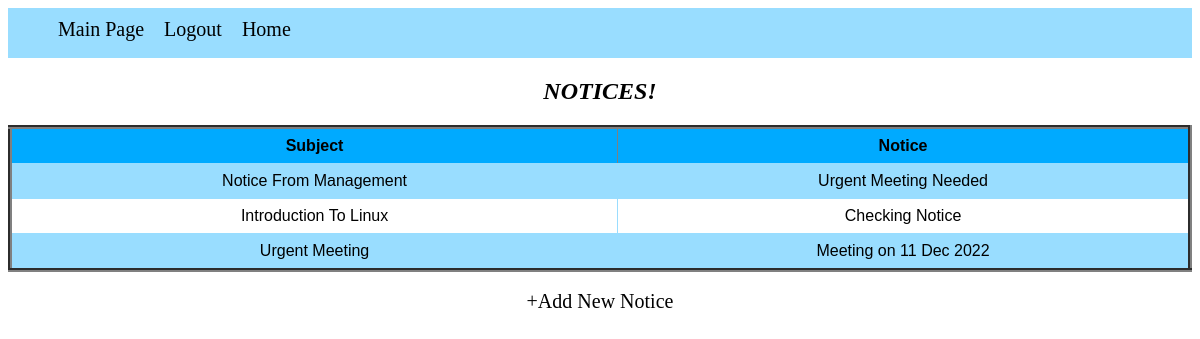
The page /Management/View/CheckNotice.php (signed in) on the database its author committed.
### tables this page shows
CREATE TABLE `notice` (
  `Id` int(100) NOT NULL,
  `Title` varchar(200) NOT NULL,
  `Body` varchar(500) NOT NULL
);

### Management/Model/db.php (called while the page is built, shortened)
<?php
class db{
function ShowNotice($conn)
 {
$result = $conn->query("SELECT * FROM  Notice");
return $result;
 }
}

### Management/View/CheckNotice.php (the view, shortened to what this page needs)
<?php
include("header.php");
?>
<html>
<head>
    <link rel="stylesheet" href="../asset/css/design3.css">
</head>
<body>
        <center>
            <h2><b><i> NOTICES! </i></b></h2>
            <table border="4", width = "60%">
            <tr>
                <th>Subject</th>
                <th>Notice</th>
            </tr>
            <?php
                include("../Model/db.php");
                $connection = new db();
                $conobj=$connection->OpenCon();
                $userQuery=$connection->ShowNotice($conobj);
                if ($userQuery->num_rows > 0) {
                    while($row = $userQuery->fetch_assoc()) {
                        echo "<tr>";
                        echo "<td>".$row["Title"]."</td>";
                        echo "<td>".$row["Body"]."</td>";
                        echo "</tr>";
                  }
                }
                ?>
		</table>
        <br>
        <a href="Notice.php">+Add New Notice</a>
        </center>
</body>
</html>

### Doctor/Asset/CSS/Design3.css (style rules this page uses)
a { text-decoration:none; color:black; }
table { width: 100%; }

### Management/View/header.php (style rules this page uses)
a { text-decoration:none; font-size:20px; color:Black; margin-top:10px; }
table { font-family: arial, sans-serif; border-collapse: collapse; width: 100%; }
td { border: 1px solid #99ddff; text-align: left; padding: 8px; }
tr:nth-child(even) { background-color:#99ddff ; }
th { text-align: center; background-color:#00aaff; text-align: center; padding: 8px; }
td { text-align: center; }

### rows shown on the page
notice: Title "Notice From Management", Body "Urgent Meeting Needed"
notice: Title "Introduction To Linux", Body "Checking Notice"
notice: Title "Urgent Meeting", Body "Meeting on 11 Dec 2022"
